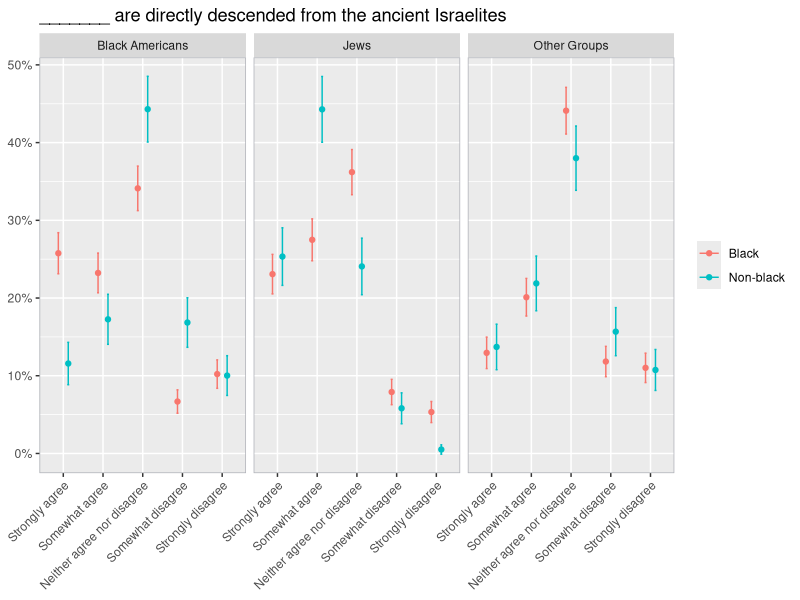
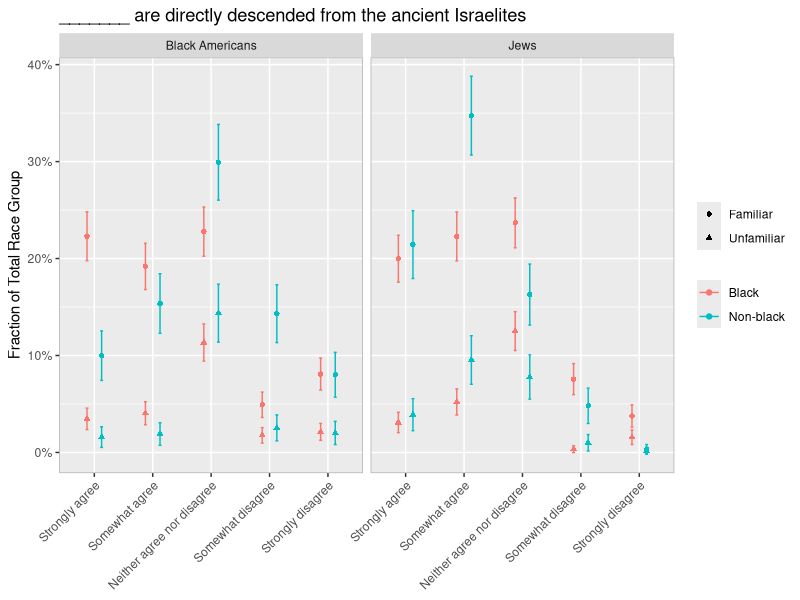
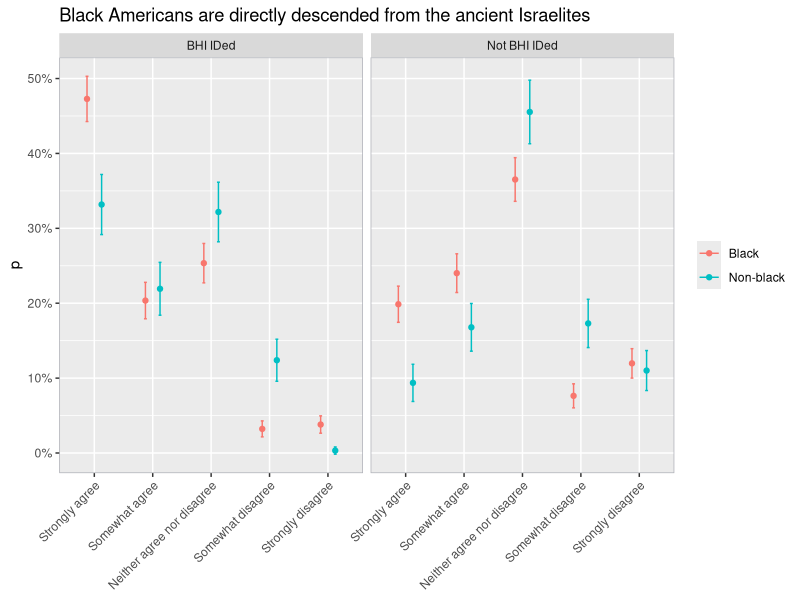
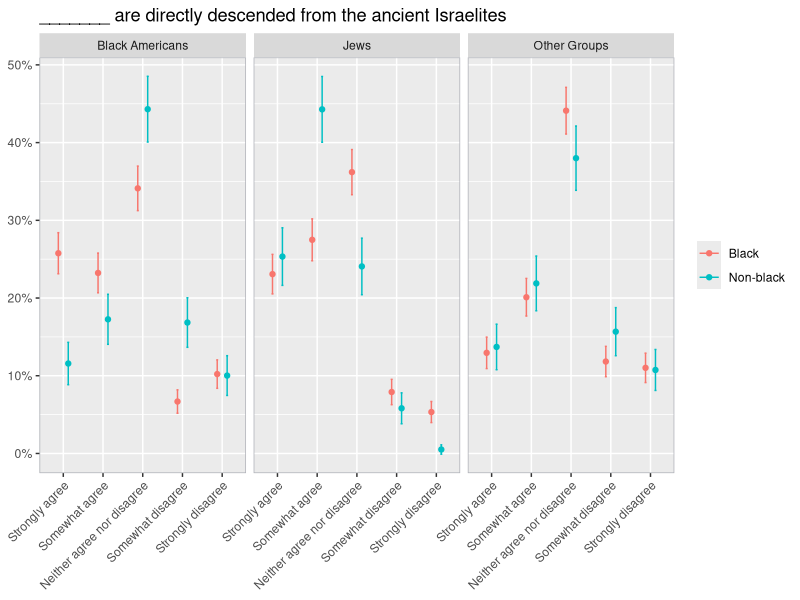
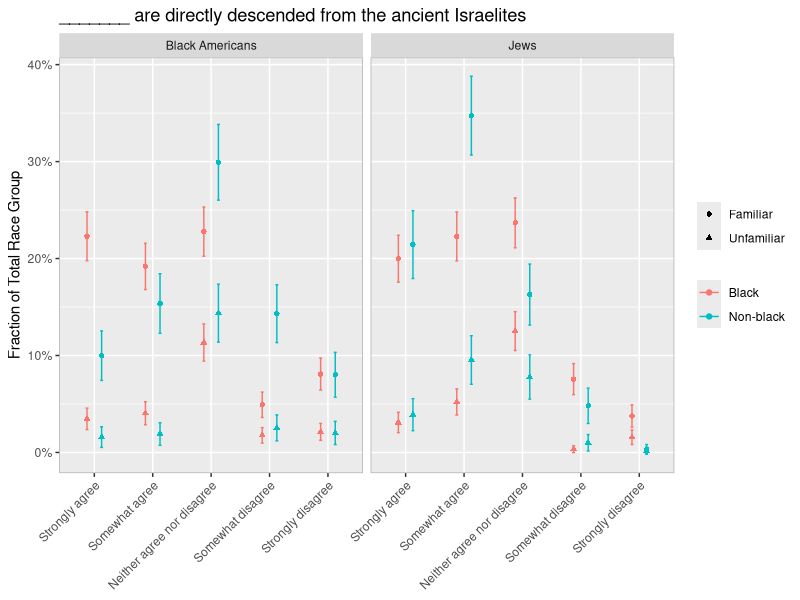
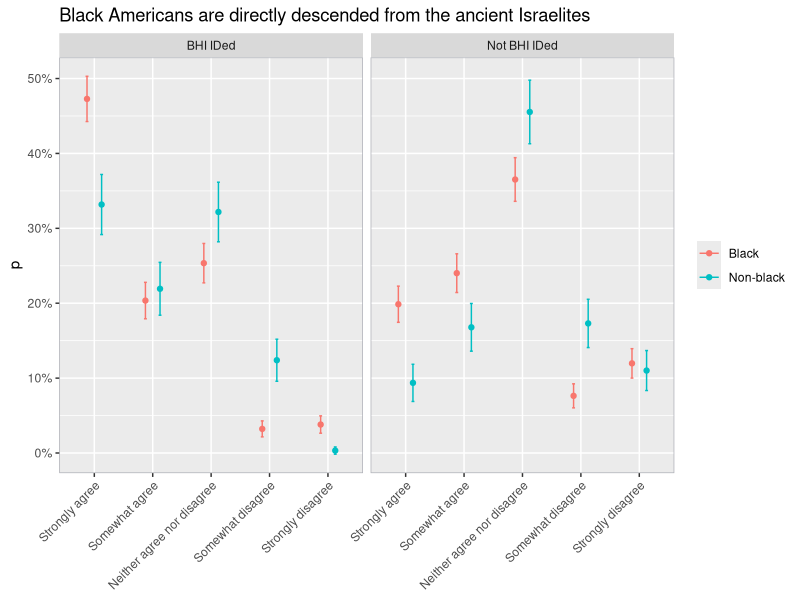

Recreate these plots in R, in order.
library(tidyverse)

bhi <- read.csv('dat/BHI_Responses_With_Weights.csv') %>%
  mutate(Black = ifelse(QScreen1 == "Black or African American", "Black", "Non-black"))

black_n <- nrow(filter(bhi, Black == "Black"))
non_black_n <- nrow(filter(bhi, Black == "Non-black"))

#Figure 1
bhi %>%
  select(Black, QBHI2, QBHI3, QBHI4, wt) %>%
  pivot_longer(cols = starts_with('Q')) %>%
  mutate(name = case_when(name == "QBHI2" ~ "Black Americans",
                          name == "QBHI3" ~ "Other Groups",
                          name == "QBHI4" ~ "Jews")) %>%
  group_by(Black, name, value) %>%
  summarise(n = sum(wt)) %>%
  mutate(p = n/sum(n),
         se = ifelse(Black == "Black", sqrt((p * (1-p))/black_n), sqrt((p * (1-p))/non_black_n)),
         value = factor(value, levels = c("Strongly agree", "Somewhat agree", "Neither agree nor disagree", "Somewhat disagree", "Strongly disagree"))) %>%
  ggplot(aes(x=value, y=p, color = Black)) + 
  geom_point(position = position_dodge(width = 0.5)) + 
  geom_errorbar(aes(ymin = p - 1.96 * se, ymax = p + 1.96 * se), width = 0.1, position = position_dodge(width = 0.5)) +
  facet_wrap(~name) + 
  scale_y_continuous(labels = scales::percent) + 
  theme(axis.text.x = element_text(angle = 45, hjust = 1),
        axis.title = element_blank(),
        legend.title = element_blank(),
        panel.border = element_rect(color = '#aeb0b7', fill = NA)) + 
  labs(title = "_______ are directly descended from the ancient Israelites")

ggsave("img/plot1.png", width = 8, height = 5)

bhi %>%
  select(Black, QBHI1, QBHI2, QBHI4, wt) %>%
  pivot_longer(cols = c(QBHI2, QBHI4)) %>%
  mutate(name = case_when(name == "QBHI2" ~ "Black Americans",
                          name == "QBHI4" ~ "Jews"),
         Biblit = ifelse(!QBHI1 %in% c("Not familiar at all", "Only slightly familiar"), "Familiar", "Unfamiliar")) %>%
  group_by(Black, name, Biblit, value) %>%
  summarise(n = sum(wt)) %>%
  ungroup() %>%
  group_by(Black, name) %>%
  mutate(p = n/sum(n),
         se = ifelse(Black == "Black", sqrt((p * (1-p))/black_n), sqrt((p * (1-p))/non_black_n)),
         value = factor(value,
                        levels = c("Strongly agree",
                                   "Somewhat agree",
                                   "Neither agree nor disagree",
                                   "Somewhat disagree",
                                   "Strongly disagree"))) %>% 
  ggplot(aes(x=value, y=p, color = Black)) + 
  geom_point(position = position_dodge(width = 0.5), aes(shape = Biblit, group = Black)) + 
  geom_errorbar(aes(ymin = p - 1.96 * se, ymax = p + 1.96 * se), width = 0.1, position = position_dodge(width = 0.5)) + 
  facet_wrap(~name) + 
  scale_y_continuous(labels = scales::percent) + 
  theme(legend.title = element_blank(),
        axis.title.x = element_blank(),
        axis.text.x = element_text(angle = 45, hjust = 1),
        panel.border = element_rect(color = '#aeb0b7', fill = NA)) + 
  labs(title = "_______ are directly descended from the ancient Israelites", y = "Fraction of Total Race Group")

ggsave("img/plot2.png", width = 8, height = 5)

bhi %>%
  mutate(QDemo1 = ifelse(QDemo1 == "Yes", "BHI IDed", "Not BHI IDed")) %>%
  group_by(Black, QDemo1, QBHI2) %>%
  summarise(n = sum(wt)) %>%
  mutate(p = n/sum(n),
         se = ifelse(Black == "Black", sqrt((p * (1-p))/black_n), sqrt((p * (1-p))/non_black_n)),
         QBHI2 = factor(QBHI2,
                        levels = c("Strongly agree",
                                   "Somewhat agree",
                                   "Neither agree nor disagree",
                                   "Somewhat disagree",
                                   "Strongly disagree"))) %>%
  ggplot(aes(x=QBHI2, y=p, color = Black)) +
  geom_point(position = position_dodge(width = 0.5)) + 
  geom_errorbar(aes(ymin = p - 1.96 * se, ymax = p + 1.96 * se), width = 0.1, position = position_dodge(width = 0.5)) + 
  facet_wrap(~QDemo1) +
  scale_y_continuous(labels = scales::percent) +
  theme(axis.title.x = element_blank(),
        legend.title = element_blank(),
        axis.text.x = element_text(angle = 45, hjust = 1),
        panel.border = element_rect(color = '#aeb0b7', fill = NA)) + 
  labs(title = "Black Americans are directly descended from the ancient Israelites")

ggsave("img/plot3.png", width = 8, height = 5)

#Table 2
bhi %>%
  mutate(IDed.BHI = !QBHI1 %in% c("Not familiar at all", "Slightly familiar") & QBHI2 %in% c("Strongly agree", "Somewhat agree") & QDemo1 == "Yes",
         BHI.Believer = !QBHI1 %in% c("Not familiar at all", "Slightly familiar") & QBHI2 %in% c("Strongly agree", "Somewhat agree")) %>%
  select(Black, wt, IDed.BHI, BHI.Believer) %>%
  pivot_longer(cols = c(IDed.BHI, BHI.Believer)) %>%
  group_by(Black, name, value) %>%
  summarise(n = sum(wt)) %>%
  mutate(p = n/sum(n),
         se = ifelse(Black == "Black", 1.96 * sqrt((p * (1-p))/black_n), 1.96 * sqrt((p * (1-p))/non_black_n)),
         min = p - se,
         max = p + se) %>%
  filter(value == T) 

bhi %>%
  mutate(IDed.BHI = !QBHI1 %in% c("Not familiar at all", "Slightly familiar") & QBHI2 %in% c("Strongly agree", "Somewhat agree") & QDemo1 == "Yes",
         BHI.Believer = !QBHI1 %in% c("Not familiar at all", "Slightly familiar") & QBHI2 %in% c("Strongly agree", "Somewhat agree")) %>%
  write.csv("dat/BHI_Responses_With_Weights_and_BHI_categories.csv", row.names = F)